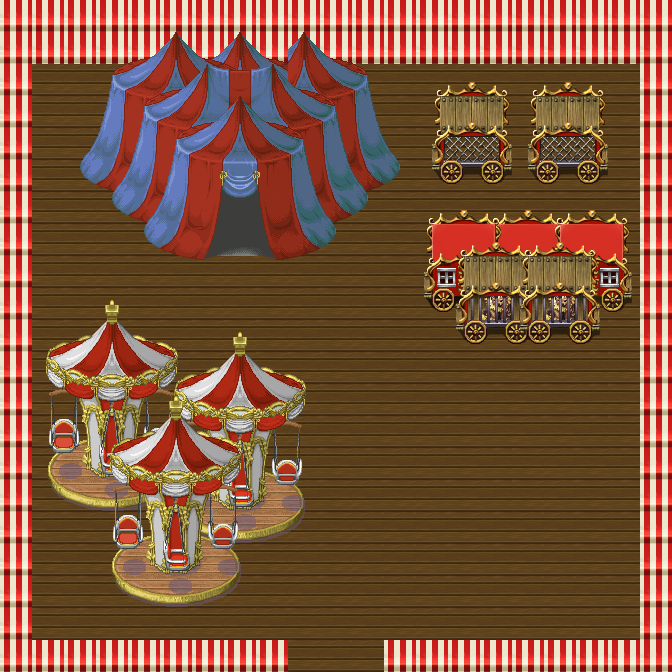

A level layout from a 2D game, rendered from its tile map. Below: a short description, then the map file with tile-grid data replaced by summaries:
An orthogonal 21x21 tile map with 32x32 px tiles, 3 tile layers (GROUND, OBJECTS, SKY / PASSOVER), 4 tilesets and 6 objects (3x door, Punnag, Haris, Maneesha).

<map version="1.4" tiledversion="1.4.2" orientation="orthogonal" renderorder="right-down" width="21" height="21" tilewidth="32" tileheight="32" infinite="0" nextlayerid="5" nextobjectid="7">
 <tileset firstgid="1" source="Boss Room.tsx" />
 <tileset firstgid="442" source="Emerald (Tommy).tsx" />
 <tileset firstgid="6238" source="Pandamaru Merry-Go-Round.tsx" />
 <tileset firstgid="6350" name="Pandamaru Circus 2" tilewidth="32" tileheight="32" tilecount="168" columns="14">
  <image source="../overworld/Image/Pandamaru Circus 2.png" width="448" height="384" />
 </tileset>
 <layer id="2" name="GROUND" width="21" height="21">
  <data>[441 cells, 172 non-empty, 148 distinct tile ids]</data>
 </layer>
 <layer id="1" name="OBJECTS" width="21" height="21">
  <data>[441 cells, 271 non-empty, 265 distinct tile ids]</data>
 </layer>
 <layer id="3" name="SKY / PASSOVER" width="21" height="21">
  <data>[441 cells, 19 non-empty, 12 distinct tile ids]</data>
 </layer>
 <objectgroup id="4" name="objects">
  <object id="1" name="door" gid="843" x="288" y="688" width="32" height="32" />
  <object id="2" name="door" gid="843" x="320" y="688" width="32" height="32" />
  <object id="3" name="door" gid="843" x="352" y="688" width="32" height="32" />
  <object id="4" name="Punnag" x="240" y="296">
   <point />
  </object>
  <object id="5" name="Haris" x="536" y="408">
   <point />
  </object>
  <object id="6" name="Maneesha" x="352" y="480">
   <point />
  </object>
 </objectgroup>
</map>
